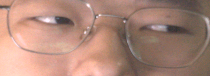
#> input picture models/dataset/left/left_0010.bmp, 210 x 76 px
$ python show_yaw.py
#> lines starting #> are read from the running program, lines starting #| are printed output that depends on the picture
"""Left captures: did the head turn, and did the eyes turn with it?

A left/right classifier should key on the iris position inside the eye - the
pale sclera wedge on one side.  If the head turned instead, the eyes may
barely have rotated and the wedge is not what the picture shows; worse, a
model trained on such frames learns head yaw, which fails the moment the
user keeps their head still and moves only the eyes.

The open-class frame at the end is the reference: head square to the camera.
"""
import os

from PIL import Image

CWD = os.path.dirname(os.path.abspath(__file__))
REF = os.path.normpath(os.path.join(CWD, "..", "open", "open_0001.bmp"))

PICK = [
    ("left_0001.bmp", "判 open@1.00"),
    ("left_0002.bmp", "判 open@0.99"),
    ("left_0010.bmp", "判 open@1.00"),
    ("left_0020.bmp", "判 open"),
    ("left_0044.bmp", "判 closed@0.77"),
    ("left_0094.bmp", "判 closed@0.87"),
    (REF,             "对照 open 类(头正)"),
]

pick = [(f, t) for f, t in PICK if os.path.exists(f)]
ims = [Image.open(f).convert("RGB") for f, _ in pick]
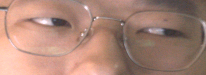
#> input picture models/dataset/left/left_0020.bmp, 206 x 75 px
#> ims = 2 items

Z = 3
W = max(i.width for i in ims)
#> W = 210
H = sum(i.height for i in ims) + 6 * (len(ims) - 1)
#> H = 157

c = Image.new("RGB", (W * Z, H * Z), (40, 40, 40))
#> c: PIL image 630x471 RGB; every value is 40
y = 0
for (f, t), im in zip(pick, ims):
    c.paste(im.resize((im.width * Z, im.height * Z), Image.NEAREST), (0, y))
    y += im.height * Z + 6 * Z
    print("  %-18s %-20s %dx%d" % (os.path.basename(f), t, im.width, im.height))
#> this loop made 2 passes
#> (f, t, y) on passes 1 to 2: ('left_0010.bmp', '判 open@1.00', 246), ('left_0020.bmp', '判 open', 489)
#|   left_0010.bmp      判 open@1.00          210x76
#|   left_0020.bmp      判 open               206x75
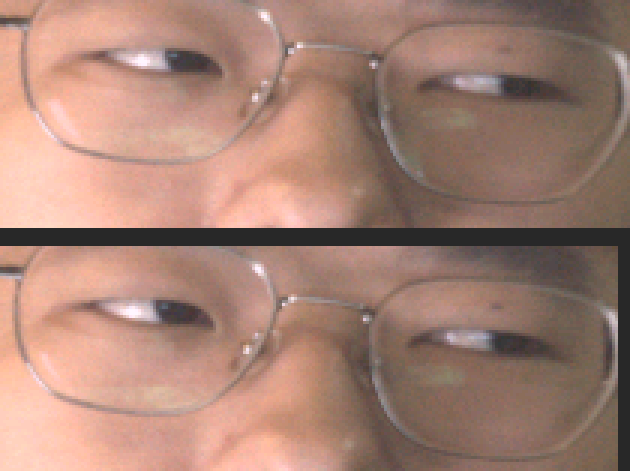
#> c: PIL image 630x471 RGB; mean R, G, B 165.9, 129.8, 116.1
#> after the loop, y = 489

c.save("check_head_yaw.png")
print("  -> check_head_yaw.png %dx%d" % c.size)
#|   -> check_head_yaw.png 630x471
